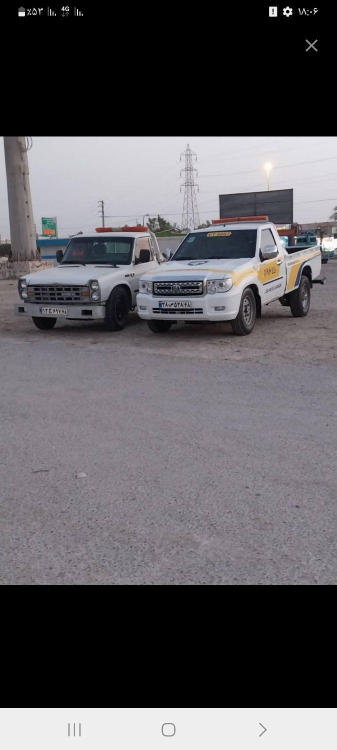
#> input picture proj_image/1.jpg, 673 x 1500 px (shown at 1/2 size)
$ python Crop_Image.py
#> lines starting #> are read from the running program, lines starting #| are printed output that depends on the picture
import cv2
import numpy as np
import matplotlib.pyplot as plt

image = cv2.imread('1.jpg')
#> image is the input picture: shape (1500, 673, 3); mean B, G, R 95.6, 91.6, 93.9
# image = cv2.cvtColor(image, cv2.COLOR_BGR2RGB)
image_numpy = np.array(image)
crop_image = image_numpy[400:700, :, :]
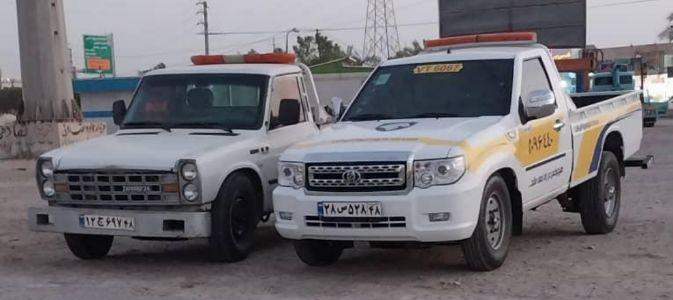
#> crop_image: shape (300, 673, 3); mean B, G, R 114.1, 108.7, 111.2
print(image_numpy.shape)
#| (1500, 673, 3)
plt.imshow(crop_image)
plt.show()
cv2.imwrite('2.jpg', crop_image)
